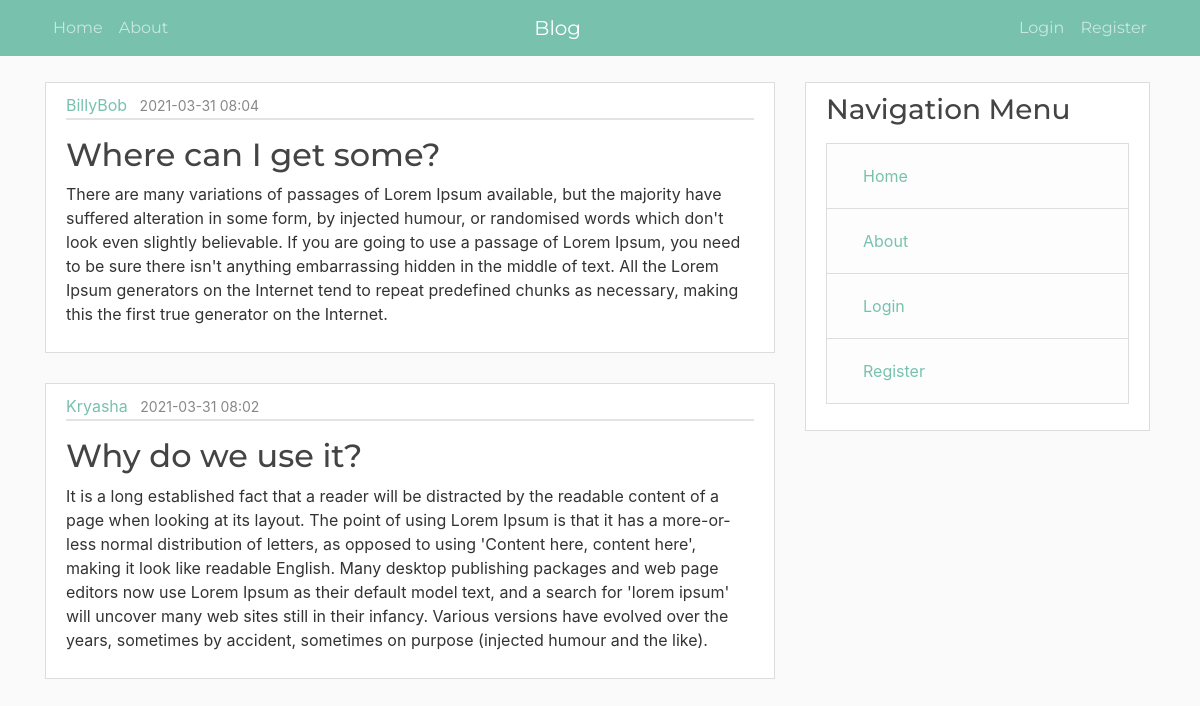
The page /home on the database its author committed.
### main.py (models this page shows, shortened)
class Post(db.Model):
    id = db.Column(db.Integer, primary_key=True)
    title = db.Column(db.String(100), nullable=False)
    dateposted = db.Column(db.DateTime, nullable=False, default=datetime.utcnow)
    content = db.Column(db.Text, nullable=False)
    user_id = db.Column(db.Integer, db.ForeignKey('user.id'), nullable=False)

class User(db.Model, UserMixin):
    id = db.Column(db.Integer, primary_key=True)
    username = db.Column(db.String(20), unique=True, nullable=False)
    email = db.Column(db.String(120), unique=True, nullable=False)
    password = db.Column(db.String(60), nullable=False)
    posts = db.relationship('Post', backref='author', lazy=True)

### main.py (the view)
@app.route('/')
@app.route('/home')
def main():
    posts = Post.query.order_by(Post.dateposted.desc())
    return render_template('home.html', posts=posts)

### templates/home.html (shortened to what this page needs)
{% extends "layout.html" %}
{% block content %}
{% for i in posts %}
<article class="media content-section">
  <div class="media-body">
    <div class="article-metadata">
      <a class="mr-2" href="#">{{ i.author.username }}</a>
      <small class="text-muted">{{ i.dateposted.strftime('%Y-%m-%d %H:%M') }}</small>
    </div>
    <h2><a class="article-title" href="#">{{ i.title }}</a></h2>
    <p class="article-content">{{ i.content }}</p>
  </div>
</article>
{% endfor %}
{% endblock %}

### templates/layout.html (shortened to what this page needs)
<!DOCTYPE html>
<html lang="en">
<head>
    <link rel="stylesheet" href="https://stackpath.bootstrapcdn.com/bootswatch/4.5.2/minty/bootstrap.min.css">
    <link rel="stylesheet" type="text/css" href="{{ url_for('static', filename='main.css') }}" />
    <nav class="navbar navbar-expand-lg navbar-dark bg-primary">
    <div class="container">
        <div class="collapse navbar-collapse" id="navbar20">
            <ul class="navbar-nav mr-auto">
                <li class="nav-item"> <a class="nav-link" href="/home">Home</a> </li>
                <li class="nav-item"> <a class="nav-link" href="/about">About</a> </li>
            </ul>
            <p class="d-none d-md-block lead mb-0 text-white">  <b> Blog</b> </p>
            <ul class="navbar-nav ml-auto">
                <li class="nav-item mx-1"> <a class="nav-link" href="#">  </a> </li>
                <li class="nav-item mx-1"> <a class="nav-link" href="#">  </a> </li>
                <li class="nav-item mx-1"> <a class="nav-link" href="#">  </a> </li>
            </ul>
             <div class="navbar-nav">
              {% if current_user.is_authenticated %}
                <a class="nav-item nav-link">You are logged in as, {{ current_user.username }}.</a>
              {% else %}
                <a class="nav-item nav-link" href="{{ url_for('login') }}">Login</a>
                <a class="nav-item nav-link" href="{{ url_for('register') }}">Register</a>
              {% endif %}
            </div>
        </div>
    </div>
</nav>
    <main role="main" class="container" >
  <div class="row" >
      <div class="col-md-8">
          {% block content %}{% endblock %}
        </div>
    <div class="col-md-4">
      <div class="content-section">
        <h3>Navigation Menu</h3>
            <li class="list-group-item list-group-item-light"><a class="nav-link" href="/home">Home</a></li>
            <li class="list-group-item list-group-item-light"><a class="nav-link" href="/about">About</a></li>
            {% if current_user.is_authenticated %}
            <li class="list-group-item list-group-item-light"><a class="nav-item nav-link" href="{{ url_for('new_post') }}">Create New Post</a></li>
            <li class="list-group-item list-group-item-light"><a class="nav-item nav-link" href="{{ url_for('logout') }}">Logout</a></li>
              {% else %}
            <li class="list-group-item list-group-item-light"><a class="nav-item nav-link" href="{{ url_for('login') }}">Login</a></li>
            <li class="list-group-item list-group-item-light"><a class="nav-item nav-link" href="{{ url_for('register') }}">Register</a></li>
              {% endif %}
      </div>
    </div>
  </div>
</main>
</head>
<body>
</body>
</html>

### static/main.css (style rules this page uses)
body { background: #fafafa; color: #333333; margin-top: 0rem; }
h1, h2, h3, h4, h5, h6 { color: #444444; }
.content-section { background: #ffffff; padding: 10px 20px; border: 1px solid #dddddd; margin-bottom: 30px; margin-top: 10px; }
.col-md-4 { padding-right: 20px; }
.article-title { color: #444444; }
.article-content { white-space: pre-line; }
.article-metadata { padding-bottom: 1px; margin-bottom: 4px; border-bottom: 2px solid #e3e3e3 }

### rows shown on the page
Post: author.username "BillyBob", dateposted "2021-03-31 08:04", title "Where can I get some?", content "There are many variations of passages of Lorem Ipsum available, but the majority have suffered alteration in some form, by injected humour, or randomised words which don't look even slightly believable. If you are going to use a passage of Lorem Ipsum, you need to be sure there isn't anything embarrassing hidden in the middle of text. All the Lorem Ipsum generators on the Internet tend to repeat predefined chunks as necessary, making this the first true generator on the Internet."
Post: author.username "Kryasha", dateposted "2021-03-31 08:02", title "Why do we use it?", content "It is a long established fact that a reader will be distracted by the readable content of a page when looking at its layout. The point of using Lorem Ipsum is that it has a more-or-less normal distribution of letters, as opposed to using 'Content here, content here', making it look like readable English. Many desktop publishing packages and web page editors now use Lorem Ipsum as their default model text, and a search for 'lorem ipsum' will uncover many web sites still in their infancy. Various versions have evolved over the years, sometimes by accident, sometimes on purpose (injected humour and the like)."
